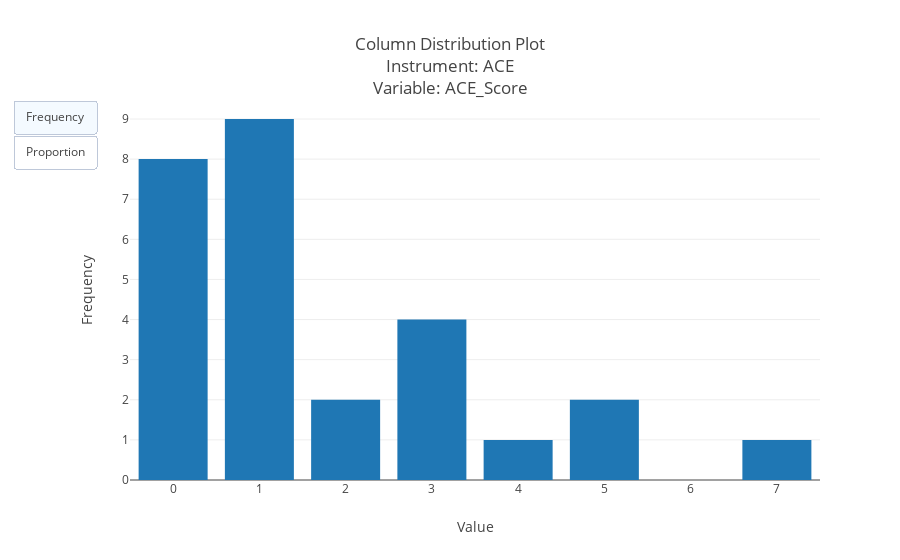

Notebook code cell kept with this figure:
### Code cell
lpl.ColumnDistributionPlotter(pheno).plot(0)

### Figure 1 — Plotly figure (JSON) as saved in the notebook; plotly's stock layout.template omitted (floating-point values rounded to 4 significant figures)
{"data": [{"name": "Frequency", "type": "bar", "x": [0, 1, 2, 3, 4, 5, 7], "y": [8, 9, 2, 4, 1, 2, 1]}, {"name": "Proportion", "type": "bar", "visible": false, "x": [0, 1, 2, 3, 4, 5, 7], "y": [0.2963, 0.3333, 0.07407, 0.1481, 0.03704, 0.07407, 0.03704]}], "layout": {"title": "Column Distribution Plot<br>Instrument: ACE<br>Variable: ACE_Score", "updatemenus": [{"buttons": [{"args": [{"visible": [true, false]}, {"yaxis": {"title": "Frequency"}}], "label": "Frequency", "method": "update"}, {"args": [{"visible": [false, true]}, {"yaxis": {"title": "Proportion"}}], "label": "Proportion", "method": "update"}], "showactive": true, "type": "buttons"}], "xaxis": {"title": "Value"}, "yaxis": {"title": "Frequency"}}}
